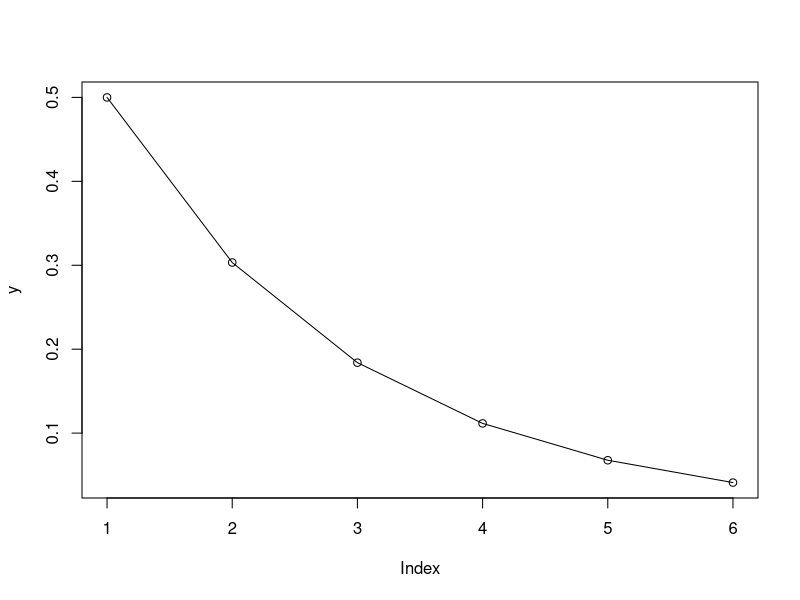
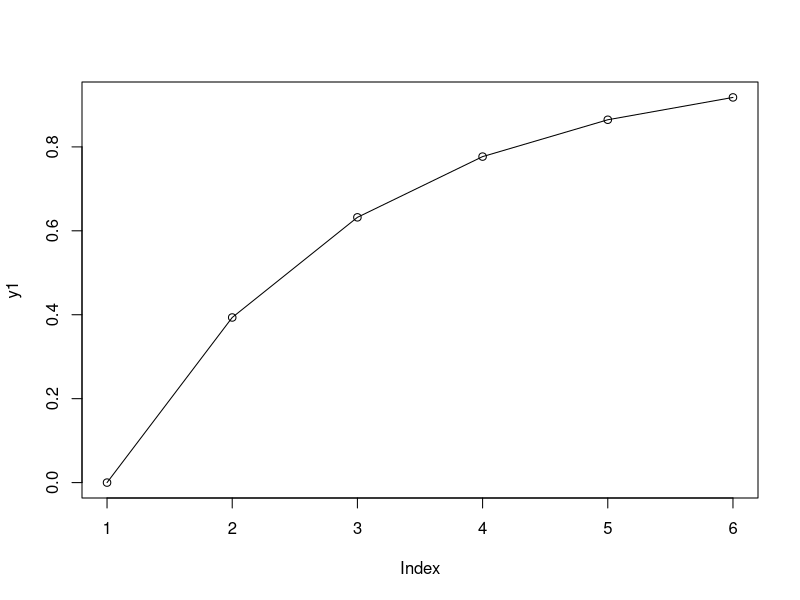
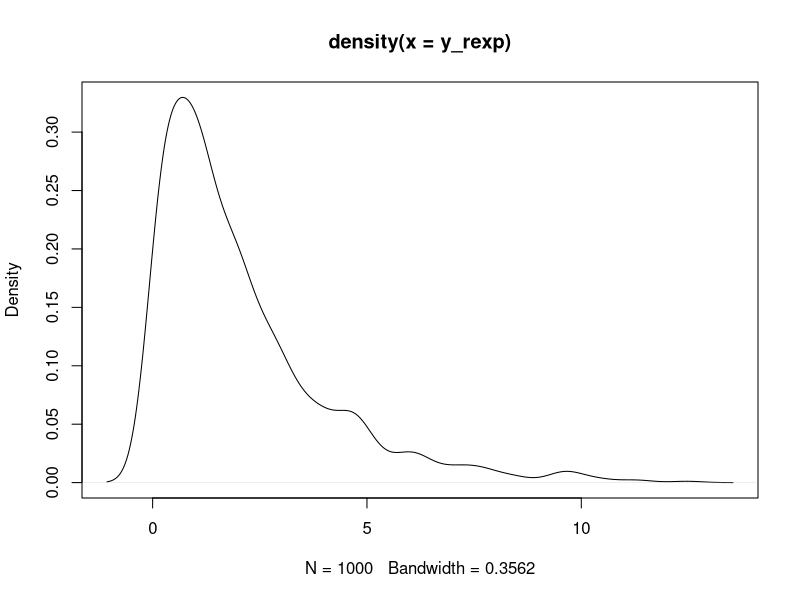

Here is the R script that generated these plots, in order:
##1
x1_punif <- punif(45,0,60,lower.tail= FALSE)
x2_punif <- punif(30,0,60,lower.tail = TRUE) - punif(20,0,60,lower.tail = TRUE)
print(x1_punif)

##2
x1<-dexp(3,1/2)
print(x1)

x<-c(0,1,2,3,4,5)
y<-dexp(x,1/2)
plot(y,type='o')

x2<-pexp(3,1/2,lower.tail = TRUE)
print(x2)

y1<- pexp(x,1/2)
plot(y1,type='o')

set.seed(500) 

N <- 1000
y_rexp <- rexp(N, rate = 1/2)
plot(density(y_rexp))

##3
x1<- dgamma(3,shape = 2,scale = 1/3)
print(x1)

x2<- pgamma(1,shape = 2,scale = 1/3,lower.tail = FALSE)
print(x2)

c_val <- qgamma(0.7,shape =2,scale = 1/3)
print(c_val)